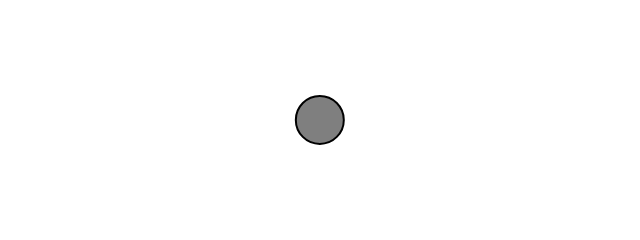
Frame 1 (no input)
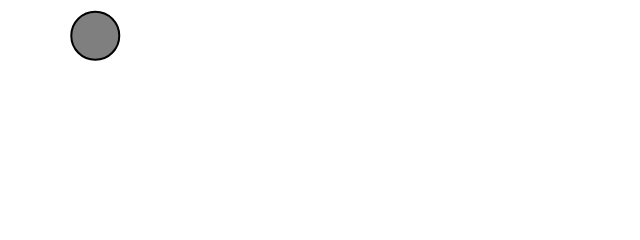
Frame 60 (no input)
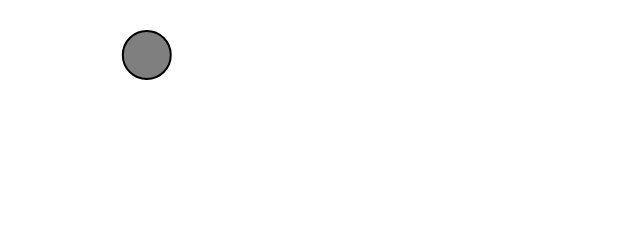
Frame 120 (the mouse pressed at the canvas centre since frame 60)

The p5.js sketch that drew these frames (run headless with seeded random() and noise() and a simulated clock; from frame 60 on, the mouse is pressed at the canvas centre):

// p5.js sketch
// ── sketch.js
// The Nature of Code
// Daniel Shiffman
// http://natureofcode.com

// Demonstration of the basics of motion with vector.
// A "Mover" object stores position, velocity, and acceleration as vectors
// The motion is controlled by affecting the acceleration (in this case towards the mouse)

let mover;

function setup() {
  createCanvas(640, 240);
  mover = new Mover();
}

function draw() {
  background(255);

  mover.update();
  mover.display();
}

// ── mover.js
// The Nature of Code
// Daniel Shiffman
// http://natureofcode.com

class Mover {
  constructor() {
    this.position = createVector(width / 2, height / 2);
    this.velocity = createVector();
    this.acceleration = createVector();
    this.topspeed = 5;
  }

  update() {
    // Compute a vector that points from position to mouse
    const mouse = createVector(mouseX, mouseY);
    this.acceleration = p5.Vector.sub(mouse, this.position);
    // Set magnitude of acceleration
    this.acceleration.setMag(0.2);

    this.velocity.add(this.acceleration);
    this.velocity.limit(this.topspeed);
    this.position.add(this.velocity);
  }

  display() {
    stroke(0);
    strokeWeight(2);
    fill(127);
    ellipse(this.position.x, this.position.y, 48, 48);
  }
}
